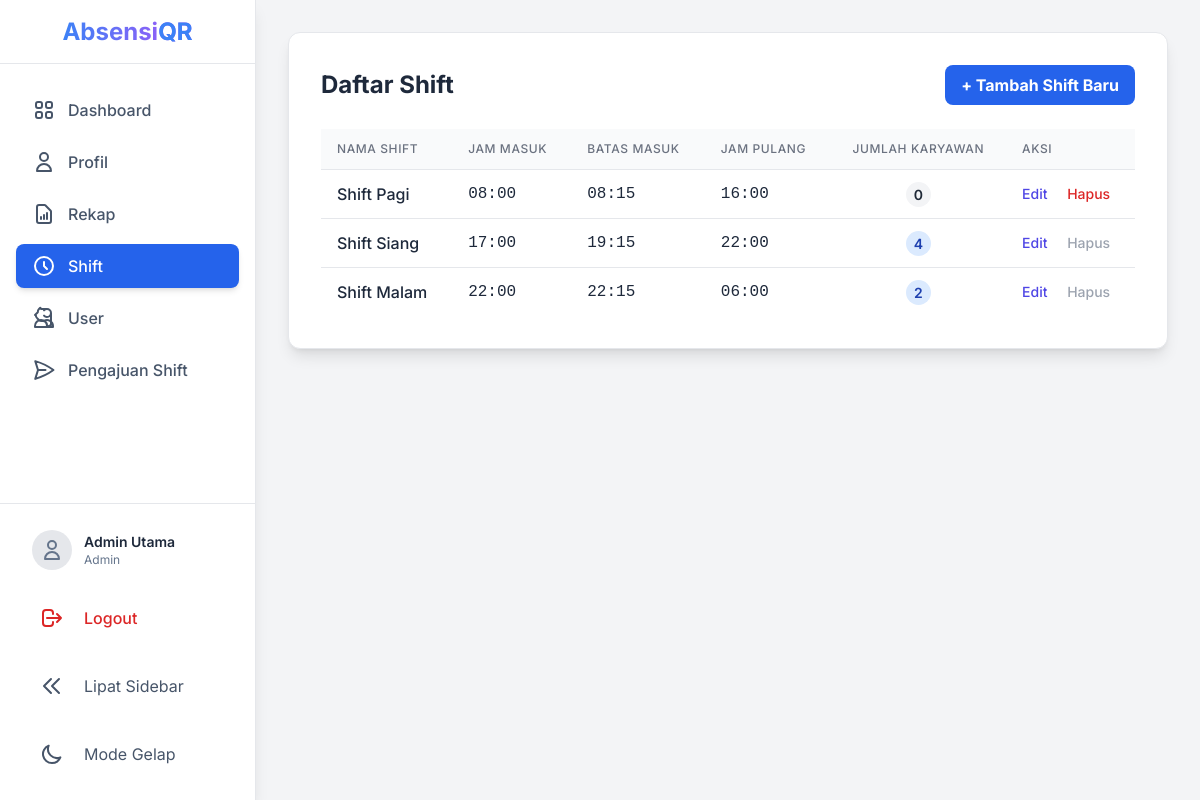
The page /src/admin/shifts.php (signed in) on the database its author committed.
### tables this page shows
CREATE TABLE `shifts` (
  `id` int(11) NOT NULL,
  `nama_shift` varchar(50) NOT NULL,
  `jam_masuk` time NOT NULL,
  `batas_jam_masuk` time NOT NULL,
  `jam_pulang` time NOT NULL
);

### src/admin/shifts.php (the view, shortened to what this page needs)
<?php
require_once __DIR__ . '/../layouts/header.php';
$sql = "SELECT s.*, COUNT(u.id) as jumlah_karyawan
        FROM shifts s
        LEFT JOIN users u ON s.id = u.shift_id
        GROUP BY s.id
        ORDER BY s.jam_masuk";
$result = $conn->query($sql);
?>
<div class="max-w-5xl mx-auto py-8 sm:px-6 lg:px-8">
    <div class="bg-white p-8 rounded-xl shadow-lg border border-gray-200">
        <div class="flex justify-between items-center mb-6">
            <h1 class="text-2xl font-bold text-slate-800">Daftar Shift</h1>
            <a href="tambah_shift.php" class="bg-blue-600 hover:bg-blue-700 text-white font-bold py-2 px-4 rounded-lg transition-colors duration-300">
                + Tambah Shift Baru
            </a>
        </div>
        <div class="overflow-x-auto">
            <table class="min-w-full divide-y divide-gray-200">
                <thead class="bg-gray-50">
                    <tr>
                        <th class="py-3 px-4 text-left text-xs font-medium text-gray-500 uppercase tracking-wider">Nama Shift</th>
                        <th class="py-3 px-4 text-left text-xs font-medium text-gray-500 uppercase tracking-wider">Jam Masuk</th>
                        <th class="py-3 px-4 text-left text-xs font-medium text-gray-500 uppercase tracking-wider">Batas Masuk</th>
                        <th class="py-3 px-4 text-left text-xs font-medium text-gray-500 uppercase tracking-wider">Jam Pulang</th>
                        <th class="py-3 px-4 text-center text-xs font-medium text-gray-500 uppercase tracking-wider">Jumlah Karyawan</th>
                        <th class="py-3 px-4 text-left text-xs font-medium text-gray-500 uppercase tracking-wider">Aksi</th>
                    </tr>
                </thead>
                <tbody class="bg-white divide-y divide-gray-200">
                    <?php if ($result->num_rows > 0): ?>
                        <?php while ($row = $result->fetch_assoc()): ?>
                            <tr>
                                <td class="py-3 px-4 whitespace-nowrap font-medium"><?php echo htmlspecialchars($row['nama_shift']); ?></td>
                                <td class="py-3 px-4 whitespace-nowrap font-mono"><?php echo date("H:i", strtotime($row['jam_masuk'])); ?></td>
                                <td class="py-3 px-4 whitespace-nowrap font-mono"><?php echo date("H:i", strtotime($row['batas_jam_masuk'])); ?></td>
                                <td class="py-3 px-4 whitespace-nowrap font-mono"><?php echo date("H:i", strtotime($row['jam_pulang'])); ?></td>
                                <td class="py-3 px-4 whitespace-nowrap text-center">
                                    <span class="px-2 py-1 text-sm font-semibold leading-5 rounded-full <?php echo $row['jumlah_karyawan'] > 0 ? 'bg-blue-100 text-blue-800' : 'bg-gray-100 text-gray-800'; ?>">
                                        <?php echo $row['jumlah_karyawan']; ?>
                                    </span>
                                </td>
                                <td class="py-3 px-4 whitespace-nowrap text-sm font-medium">
                                    <a href="edit_shift.php?id=<?php echo $row['id']; ?>" class="text-indigo-600 hover:text-indigo-900" title="Edit Shift">Edit</a>
                                    <?php if ($row['jumlah_karyawan'] > 0): ?>
                                        <span class="text-gray-400 cursor-not-allowed ml-4" title="Shift tidak bisa dihapus karena masih digunakan oleh <?php echo $row['jumlah_karyawan']; ?> karyawan">Hapus</span>
                                    <?php else: ?>
                                        <a href="proses_shift.php?action=hapus&id=<?php echo $row['id']; ?>" class="delete-btn text-red-600 hover:text-red-900 ml-4" title="Hapus Shift">Hapus</a>
                                    <?php endif; ?>
                                </td>
                            </tr>
                        <?php endwhile; ?>
                    <?php else: ?>
                        <tr><td colspan="6" class="text-center py-4">Belum ada data shift.</td></tr>
                    <?php endif; ?>
                </tbody>
            </table>
        </div>
    </div>
</div>
<?php require_once __DIR__ . '/../layouts/footer.php'; ?>

### src/layouts/header.php (style rules this page uses)
body { font-family: 'Inter', sans-serif; }

### rows shown on the page
shifts: nama_shift "Shift Pagi", jam_masuk "08:00", batas_jam_masuk "08:15", jam_pulang "16:00", jumlah_karyawan "0"
shifts: nama_shift "Shift Siang", jam_masuk "17:00", batas_jam_masuk "19:15", jam_pulang "22:00", jumlah_karyawan "4"
shifts: nama_shift "Shift Malam", jam_masuk "22:00", batas_jam_masuk "22:15", jam_pulang "06:00", jumlah_karyawan "2"

### other values the page prints
$_SESSION['nama_lengkap'] "Admin Utama"
$_SESSION['role'] "Admin"
